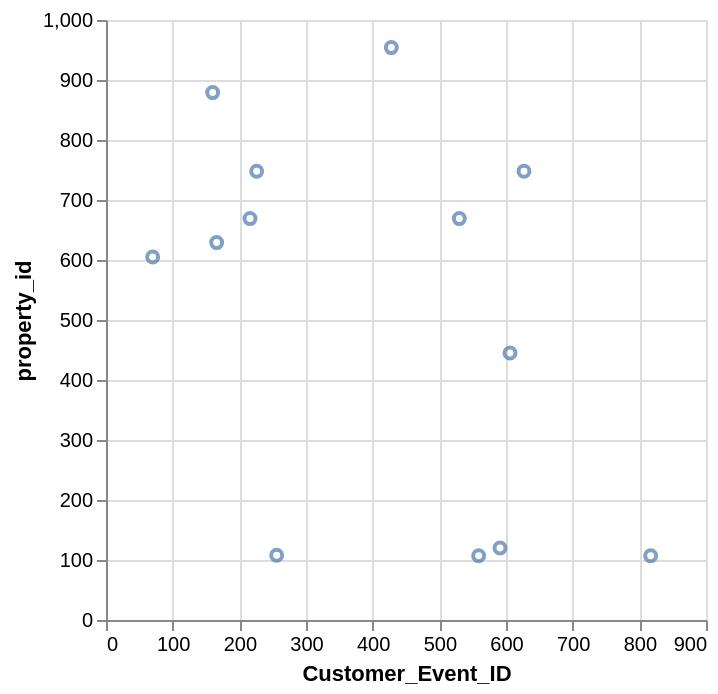

Vega-Lite specification for this chart:
### Vega-Lite specification from a JSON file in a GitHub repository (floating-point values rounded to 4 significant figures)
{"data": {"values": [{"x_data": 70, "y_data": 605}, {"x_data": 160, "y_data": 879}, {"x_data": 166, "y_data": 629}, {"x_data": 216, "y_data": 669}, {"x_data": 226, "y_data": 748}, {"x_data": 256, "y_data": 108}, {"x_data": 428, "y_data": 954}, {"x_data": 530, "y_data": 669}, {"x_data": 559, "y_data": 107}, {"x_data": 591, "y_data": 120}, {"x_data": 606, "y_data": 445}, {"x_data": 627, "y_data": 748}, {"x_data": 817, "y_data": 107}]}, "mark": "point", "encoding": {"x": {"field": "x_data", "type": "quantitative", "title": "Customer_Event_ID"}, "y": {"field": "y_data", "type": "quantitative", "title": "property_id"}}}
